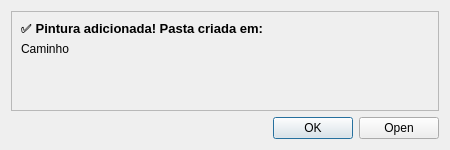
<?xml version="1.0" encoding="UTF-8"?>
<ui version="4.0">
 <class>Dialog</class>
 <widget class="QDialog" name="Dialog">
  <property name="geometry">
   <rect>
    <x>0</x>
    <y>0</y>
    <width>450</width>
    <height>150</height>
   </rect>
  </property>
  <property name="minimumSize">
   <size>
    <width>400</width>
    <height>140</height>
   </size>
  </property>
  <property name="maximumSize">
   <size>
    <width>600</width>
    <height>180</height>
   </size>
  </property>
  <property name="windowTitle">
   <string>Pasta Criada - Organize suas Fotos</string>
  </property>
  <layout class="QGridLayout" name="gridLayout">
   <item row="0" column="0">
    <widget class="QFrame" name="frame">
     <property name="frameShape">
      <enum>QFrame::StyledPanel</enum>
     </property>
     <property name="frameShadow">
      <enum>QFrame::Raised</enum>
     </property>
     <layout class="QFormLayout" name="formLayout">
      <item row="0" column="0">
       <widget class="QLabel" name="label">
        <property name="font">
         <font>
          <pointsize>10</pointsize>
          <weight>75</weight>
          <bold>true</bold>
         </font>
        </property>
        <property name="text">
         <string>✅ Pintura adicionada! Pasta criada em:</string>
        </property>
        </widget>
       </item>
       <item row="1" column="0" colspan="2">
        <widget class="QLabel" name="Caminho">
         <property name="font">
          <font>
           <pointsize>9</pointsize>
          </font>
         </property>
         <property name="text">
          <string>Caminho</string>
         </property>
         <property name="wordWrap">
          <bool>true</bool>
         </property>
         <property name="textInteractionFlags">
          <set>Qt::TextSelectableByMouse</set>
         </property>
        </widget>
       </item>
      </layout>
     </widget>
    </item>
    <item row="1" column="0">
     <widget class="QDialogButtonBox" name="buttonBox">
      <property name="standardButtons">
       <set>QDialogButtonBox::Open|QDialogButtonBox::Ok</set>
      </property>
     </widget>
    </item>
   </layout>
 </widget>
 <resources/>
 <connections/>
</ui>
